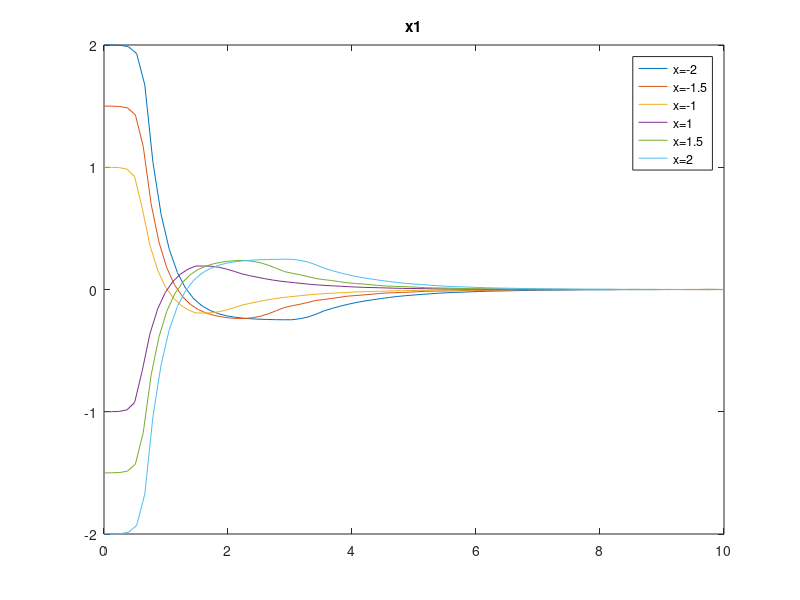
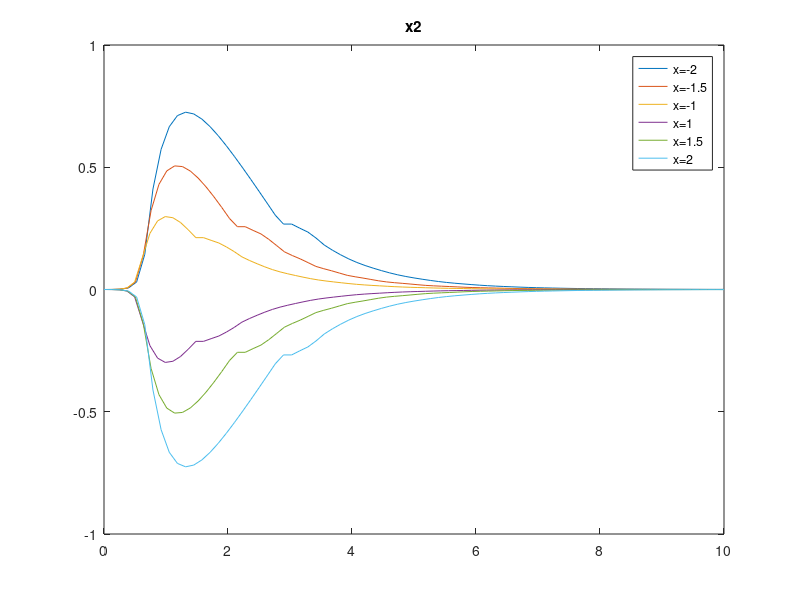
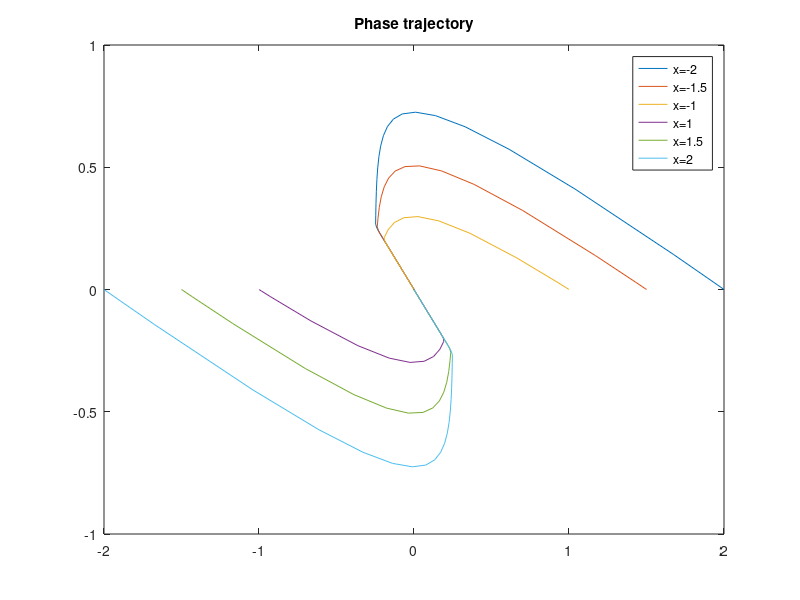
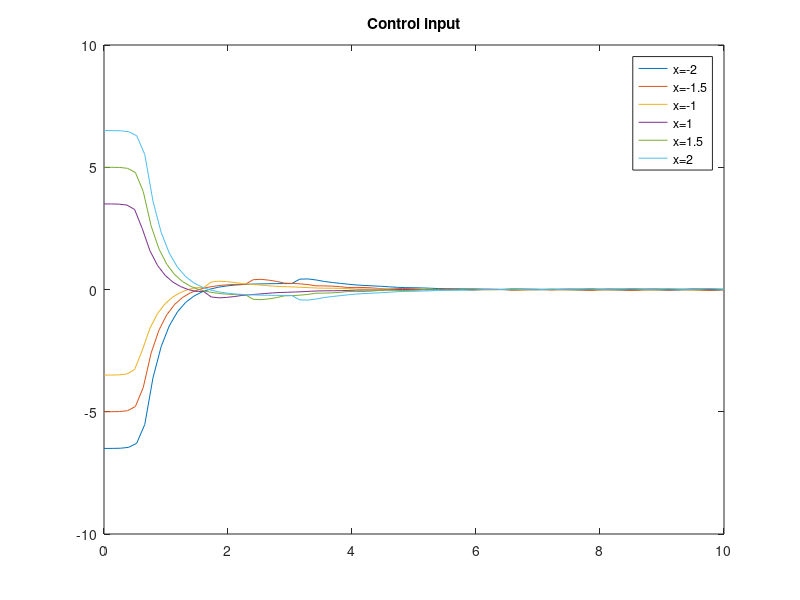

MATLAB code for these plots, in order:
%% SLIDING MODE CONTROL DESIGN
% gTruth0=evalin('base', 'out_2.mat');
% signal0 = gTruth0.Phase.signals;
% data0_1 = signal0(1).values;
% data0_2 = signal0(2).values;
% ctr_input0 = signal0(3).values;
% save('out_2')
% 
% gTruth1=evalin('base', 'out_1_5');
% signal1 = gTruth1.Phase.signals;
% data1_1 = signal1(1).values;
% data1_2 = signal1(2).values;
% ctr_input1 = signal1(3).values;
% save('out_1_5')
% 
% gTruth2=evalin('base', 'out_1');
% signal2 = gTruth2.Phase.signals;
% data2_1 = signal2(1).values;
% data2_2 = signal2(2).values;
% ctr_input2= signal2(3).values;
% save('out_1')
% 
% gTruth3=evalin('base', 'out_min1');
% signal3 = gTruth3.Phase.signals;
% data3_1 = signal3(1).values;
% data3_2 = signal3(2).values;
% ctr_input3 = signal3(3).values;
% save('out_min1')
% 
% gTruth4=evalin('base', 'out_min1_5');
% signal4 = gTruth4.Phase.signals;
% data4_1 = signal4(1).values;
% data4_2 = signal4(2).values;
% ctr_input4 = signal4(3).values;
% save('out_min1_5')
% 
% gTruth5=evalin('base', 'out_min2');
% signal5 = gTruth5.Phase.signals;
% data5_1 = signal5(1).values;
% data5_2 = signal5(2).values;
% ctr_input5 = signal5(3).values;
% save('out_min2')

load('out_2.mat')

N = length(data0_2);
t = linspace(0,10,N);

figure(1)
plot(linspace(0,10,length(data0_1)), data0_1)
hold on
plot(linspace(0,10,length(data1_1)), data1_1)
plot(linspace(0,10,length(data2_1)), data2_1)
plot(linspace(0,10,length(data3_1)), data3_1)
plot(linspace(0,10,length(data4_1)), data4_1)
plot(linspace(0,10,length(data5_1)), data5_1)
legend('x=-2', 'x=-1.5', 'x=-1', 'x=1', 'x=1.5', 'x=2')
title('x1')
hold off

figure(2)
plot(linspace(0,10,length(data0_2)), data0_2)
hold on
plot(linspace(0,10,length(data1_2)), data1_2)
plot(linspace(0,10,length(data2_2)), data2_2)
plot(linspace(0,10,length(data3_2)), data3_2)
plot(linspace(0,10,length(data4_2)), data4_2)
plot(linspace(0,10,length(data5_2)), data5_2)
legend('x=-2', 'x=-1.5', 'x=-1', 'x=1', 'x=1.5', 'x=2')
hold off
title('x2')

figure(3)
plot(data0_1, data0_2)
hold on
plot(data1_1, data1_2)
plot(data2_1, data2_2)
plot(data3_1, data3_2)
plot(data4_1, data4_2)
plot(data5_1, data5_2)
legend('x=-2', 'x=-1.5', 'x=-1', 'x=1', 'x=1.5', 'x=2')
hold off
title('Phase trajectory')

figure(4)
plot(linspace(0,10,length(ctr_input0)), ctr_input0)
hold on
plot(linspace(0,10,length(ctr_input1)), ctr_input1)
plot(linspace(0,10,length(ctr_input2)), ctr_input2)
plot(linspace(0,10,length(ctr_input3)), ctr_input3)
plot(linspace(0,10,length(ctr_input4)), ctr_input4)
plot(linspace(0,10,length(ctr_input5)), ctr_input5)
legend('x=-2', 'x=-1.5', 'x=-1', 'x=1', 'x=1.5', 'x=2')
hold off
title('Control input')